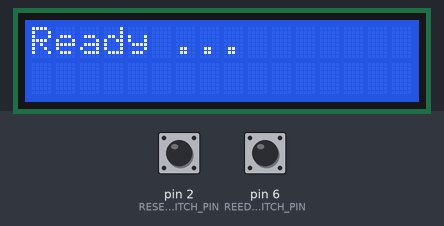
Bench run of a program on a simulated Arduino Nano, built with avr-gcc and run on an emulated ATmega328P. Shown: 16×2 character LCD. Inputs (shaded band) come from the test bench; at power-on: pin 2 (RESET_SWITCH_PIN) HIGH, pin 6 (REED_SWITCH_PIN) HIGH. What the program prints to the serial monitor is not drawn.

Above: at 1.2 s.
1.3 s: pin 2 (RESET_SWITCH_PIN) pulled LOW for 0.15 s
At 2.4 s:
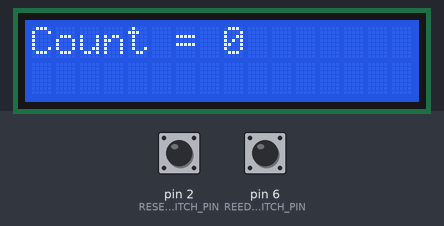
2.9 s: pin 6 (REED_SWITCH_PIN) pulled LOW for 0.15 s
At 3.6 s:
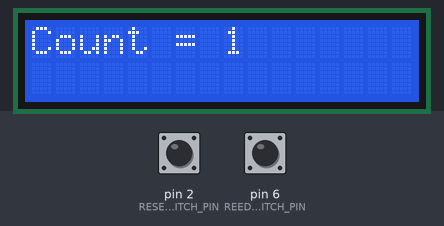
4.5 s: pin 6 (REED_SWITCH_PIN) pulled LOW for 1 s
At 4.9 s:
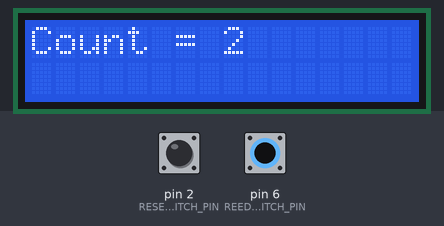
Timing chart, 0 to 7.5 s (numbered marks = the images above; inputs shaded):
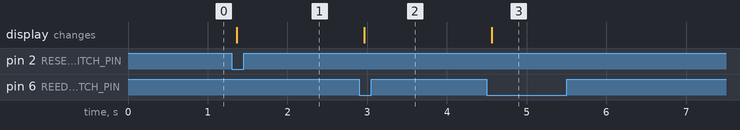

Measured:
- after the input at 1.3 s, the display: changes after 0.06 s (image 1)
- after the input at 2.9 s, the display: changes after 0.06 s (image 2)
- after the input at 4.5 s, the display: changes after 0.06 s (image 3)

The program:

main.cpp
```cpp
// (licence header left out)
#include <Arduino.h>
#include <LiquidCrystal_I2C.h>
#include <ezButton.h>

#define LCD_WIDTH   16
#define LCD_HEIGHT   2

LiquidCrystal_I2C lcd(0x27, LCD_WIDTH, LCD_HEIGHT);

#define REED_SWITCH_PIN 6
#define RESET_SWITCH_PIN 2
#define DEBOUNCE_DELAY 50

ezButton btnReed(REED_SWITCH_PIN, INPUT_PULLUP);
ezButton btnReset(RESET_SWITCH_PIN, INPUT_PULLUP);

void printCount();

void setup() {
  Serial.begin(115200);
  btnReed.setDebounceTime(DEBOUNCE_DELAY);
  btnReed.setCountMode(COUNT_FALLING);
  btnReset.setDebounceTime(DEBOUNCE_DELAY);

  lcd.init();
  lcd.backlight();
  lcd.clear();
  lcd.setCursor(0, 0);
  lcd.print("Ready ...");
  Serial.println("Ready ...");
}

void loop() {
    // MUST call the .loop() method for every ezButton each time round the loop
    btnReed.loop();
    btnReset.loop();

    if (btnReed.isPressed()) {
      printCount();
    }

    if (btnReset.isPressed()) {
      Serial.println("Reset");
      btnReed.resetCount();
      printCount();
    }
}

void printCount() {
  unsigned long count = btnReed.getCount();
  Serial.print("Count = ");
  Serial.println(count);
  lcd.clear();
  lcd.setCursor(0, 0);
  lcd.print("Count = ");
  lcd.print(String(count));
}
```
